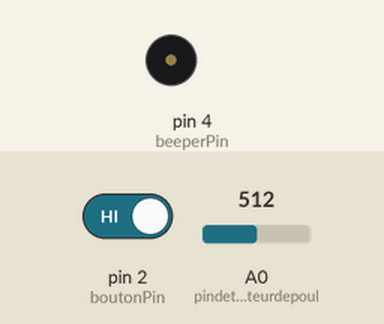
Bench run of a program on a simulated Arduino Nano, built with avr-gcc and run on an emulated ATmega328P. Shown: buzzer (waves = sounding). Inputs (shaded band) come from the test bench; at power-on: pin 2 (boutonPin) HIGH, A0 (pindetecteurdepoul) = 512.

Above: at 1.2 s.
1.3 s: pin 2 (boutonPin) driven LOW
At 1.56 s:
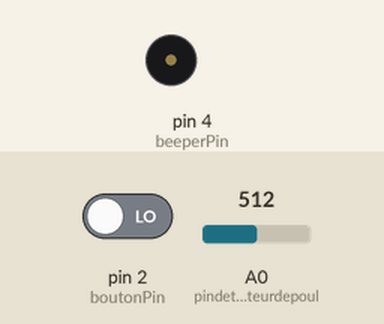
Timing chart, 0 to 10.3 s (numbered marks = the images above; inputs shaded):
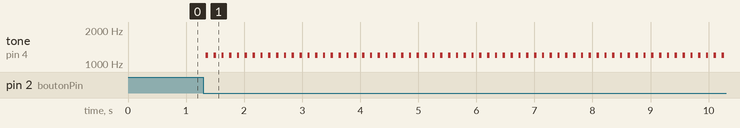

The program:

main.cpp
```cpp
#include <Arduino.h>


// définition des Pin
const int beeperPin = 4; //Pin beeper
const int pindetecteurdepoul = A0; //Pin du détecteur de pouls
float Poul; //Variable de la valeur du pouls
float BATT_S; //Variable de la valeur de la battement par seconde
const int boutonPin = 2; //Pin du bouton
volatile bool etatProgramme = false; //Variable de l'état du programme

void gestionnaireInterrupt() {
  // Bascule l'état du programme lorsque l'interruption est déclenchée
  etatProgramme = !etatProgramme;

  // Si le programme devient inactif, arrêter la tonalité
  if (!etatProgramme) {
    digitalWrite(beeperPin, LOW);
  }
}

void setup() {
  // Configure les pins
  pinMode(beeperPin, OUTPUT); //Définition de la pin beeper en sortie
  pinMode(pindetecteurdepoul,INPUT); //Définition de la pin du détecteur de pouls en entrée
  pinMode(boutonPin,INPUT); //Définition de la pin du bouton en entrée
  attachInterrupt(digitalPinToInterrupt(boutonPin),gestionnaireInterrupt, FALLING); //Définition de l'interruption du bouton
}

void loop() {
Poul=analogRead(pindetecteurdepoul); //Lecture de la valeur du pouls
BATT_S  = (60/Poul)*1000 ; //Calcul de la valeur de la battement par seconde

while (etatProgramme == true){
if (Poul>100){
  // Génère une tonalité à 1200 Hz pendant 1 seconde
  int frequence = 1200; // Fréquence en Hertz
  int nbreit = 1000; // Durée en millisecondes

  int periodeMicros = (1000000 / frequence); // Période en microsecondes
  int DemiPeriode = periodeMicros / 2; // Demi-période en microsecondes

  for (int k = 0; k < nbreit * 1000; k += periodeMicros) { //Boucle de la tonalité
    // Cycle ON

    digitalWrite(beeperPin, HIGH); //Définition du beeper en état haut
    delayMicroseconds(DemiPeriode); //Demi-période en microsecondes

    // Cycle OFF
    digitalWrite(beeperPin, LOW); //Définition du beeper en état bas
    delayMicroseconds(DemiPeriode); //Demi-période en microsecondes
  }

  delay(BATT_S); //Pause de la tonalité
}
// Le "else if" et le "else" fonctionne de la même manière que le "if"

else if (Poul<50){
  // Génère une tonalité à 300 Hz pendant 1 seconde
  int frequence = 300;
  int nbreit = 1000;

  int periodeMicros = (1000000 / frequence); // Période en microsecondes
  int DemiPeriode = periodeMicros / 2; // Demi-période en microsecondes

  for (int k = 0; k < nbreit  * 1000; k += periodeMicros) {
    // Cycle ON
    digitalWrite(beeperPin, HIGH);
    delayMicroseconds(DemiPeriode);

    // Cycle OFF
    digitalWrite(beeperPin, LOW);
    delayMicroseconds(DemiPeriode);
  }

  delay(BATT_S);
}
else  {
  // Génère une tonalité à 600 Hz pendant 1 seconde
  int frequence = 600;
  int nbreit = 1000;

  int periodeMicros = (1000000 / frequence); // Période en microsecondes
  int DemiPeriode = periodeMicros / 2; // Demi-période en microsecondes

  for (int k = 0; k < nbreit * 1000; k += periodeMicros) {
    // Cycle ON

    digitalWrite(beeperPin, HIGH);
    delayMicroseconds(DemiPeriode);

    // Cycle OFF
    digitalWrite(beeperPin, LOW);
    delayMicroseconds(DemiPeriode);
  }
  delay(BATT_S);
}}
}
```

Measured:
- after the input at 1.3 s, tone on pin 4 (beeperPin): alternates 1192 Hz for 0.04 s and silent for 0.09 s, starting at once
